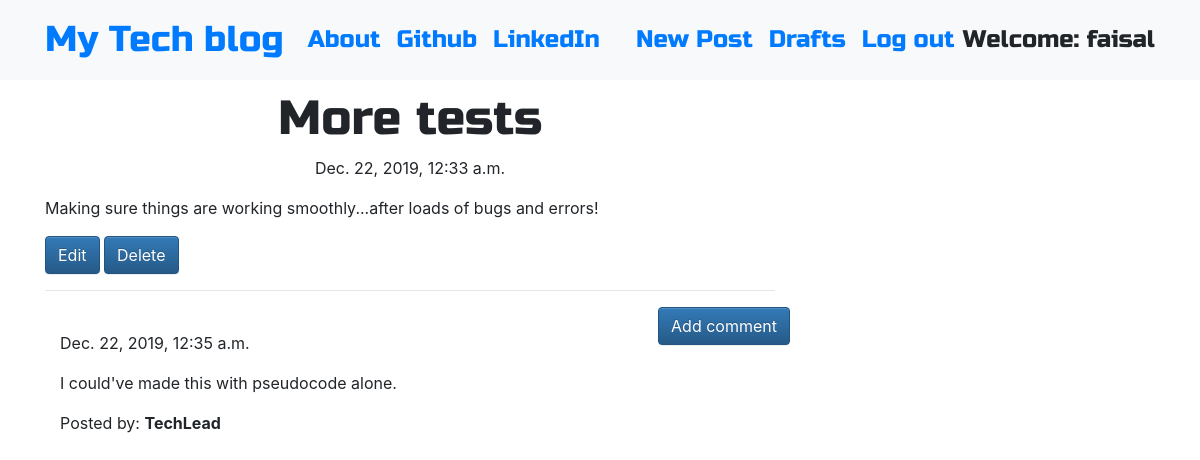
Screenshot of /post/4 (signed in) with the database file from the repository.
### blog/models.py (models this page shows, shortened)
class Post(models.Model):
    author = models.ForeignKey('auth.User',on_delete=models.CASCADE)
    title = models.CharField(max_length=200)
    text = models.TextField()
    created_date = models.DateTimeField(default=timezone.now)
    published_date = models.DateTimeField(blank=True, null=True)

class Comment(models.Model):
    post = models.ForeignKey('blog.Post', related_name='comments',on_delete=models.CASCADE)
    author = models.CharField(max_length=200)
    text = models.TextField()
    created_date = models.DateTimeField(default=timezone.now)
    approved_comment = models.BooleanField(default=False)

### blog/views.py (the view)
# urls.py: path('post/<int:pk>', views.PostDetailView.as_view(), name='post_detail'),
class PostDetailView(DetailView):
    model = Post

### blog/templates/blog/post_detail.html (shortened to what this page needs)
{% extends 'blog/base.html' %}
{% block content %}
        <h1 class='posttitle loader'>{{ post.title }}</h1>
        {% if post.published_date %}
            <div class="date postdate">
                {{ post.published_date }}
            </div>
        {% else %}
            <a class="btn btn-outline-dark" href="{% url 'post_publish' pk=post.pk %}">Publish</a>
        {% endif %}
      <p class='postcontent' >{{ post.text|safe|linebreaksbr }}</p>
      {% if user.is_authenticated %}
          <a class="btn btn-primary" href="{% url 'post_edit' pk=post.pk %}">Edit</a>
          <a class="btn btn-primary" href="{% url 'post_remove' pk=post.pk %}">Delete</a>
      {% endif %}
  <hr>
  <a class="btn btn-primary btn-comment" href="{% url 'add_comment_to_post' pk=post.pk %}">Add comment</a>
  <div class="container">
  {% for comment in post.comments.all %}
  <br>
      {% if user.is_authenticated or comment.approved_comment %}
              {{ comment.created_date }}
          <p>{{ comment.text|safe|linebreaks }}</p>
          <p>Posted by: <strong>{{ comment.author }}</strong></p>
      {% endif %}
  {% empty %}
      <p>No comments posted.</p>
  {% endfor %}
</div>
{% endblock %}

### blog/templates/blog/base.html (shortened to what this page needs)
<!DOCTYPE html>
{% load static %}
<html>
  <head>
    <link rel="stylesheet" href="https://stackpath.bootstrapcdn.com/bootstrap/4.1.3/css/bootstrap.min.css"
>
    <link rel="stylesheet" href="https://maxcdn.bootstrapcdn.com/bootstrap/3.3.7/css/bootstrap-theme.min.css">
    <link rel="stylesheet" href="//cdn.jsdelivr.net/medium-editor/latest/css/medium-editor.min.css" type="text/css" media="screen" charset="utf-8">
    <link rel="stylesheet" href="{% static 'css/blog.css' %}">
  </head>
  <body class='loader'>
    <nav class="navbar navbar-expand-lg bg-light techfont">
      <div class="container">
        <div class="navbar-nav align-items-center">
          <a class="navbar-brand bigbrand" href="{% url 'post_list' %}">My Tech blog</a>
          <a class="nav-item nav-link" href="{% url 'about' %}">About</a>
          <a class="nav-item nav-link" href="https://www.github.com">Github</a>
          <a class="nav-item nav-link" href="https://www.linkedin.com">LinkedIn</a>
        </div>
        <div class="navbar-nav align-items-center ml-auto">
          {% if user.is_authenticated %}
            <a class="nav-item nav-link" href="{% url 'post_new' %}">New Post</a>
            <a class="nav-item nav-link" href="{% url 'post_draft_list' %}">Drafts</a>
            <a class="nav-item nav-link" href="{% url 'logout' %}">Log out</a>
            <a >Welcome: {{ user.username }}</a>
          {% else %}
            <a class="nav-item nav-link" href="{% url 'login' %}" aria-label="Login">
              <span class="fa fa-user" aria-hidden="true"></span></a>
          {% endif %}
        </div>
      </div>
    </nav>
          <div class="content container">
              <div class="row">
                  <div class="col-md-8">
                    <div class="blog_posts">
                      {% block content %}
                      {% endblock %}
                    </div>
                  </div>
              </div>
          </div>
  </body>
</html>

### blog/static/css/blog.css (style rules this page uses)
.techfont { font-family: 'Russo One', sans-serif; font-size: 1.5em; margin-bottom: 10px; }
.postdate { text-align: center; }
.posttitle { font-family: 'Russo One', sans-serif; font-size: 3em; text-align: center; }
.postcontent { font-family: 'Montserrat'; font-size: 1.5em; }
.btn-comment { position: absolute; right: 0px; }
.bigbrand { font-size: 1.5em; }
.loader { filter:hue-rotate(0deg); color: linear-gradient(45deg,#0f8,#08f); animation:hue 5000ms infinite linear; }

### rows the page displays
Post: title "More tests", published_date "Dec. 22, 2019, 12:33 a.m.", text "Making sure things are working smoothly...after loads of bugs and errors!"
Comment: created_date "Dec. 22, 2019, 12:35 a.m.", text "I could've made this with pseudocode alone.", author "TechLead"

### other values shown
{{ user.username }} "faisal"
